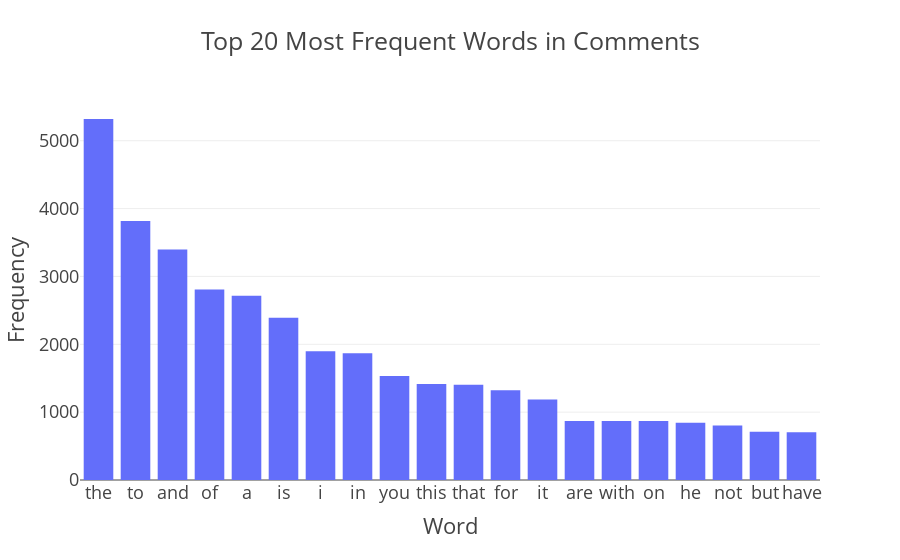

Notebook source saved alongside this figure:
### Code cell
import pandas as pd
import plotly.express as px

# Turn word frequency dict into a DataFrame
word_freq_df = pd.DataFrame(top_20_words.items(), columns=['Word', 'Count']).sort_values(by='Count', ascending=False)

# Plot
fig = px.bar(word_freq_df, x='Word', y='Count', title='Top 20 Most Frequent Words in Comments')
fig.update_layout(template='presentation', xaxis_title='Word', yaxis_title='Frequency')
fig.show()

### Figure 1 — Plotly figure (JSON) as saved in the notebook; plotly's stock layout.template omitted (floating-point values rounded to 4 significant figures)
{"data": [{"hovertemplate": "Word=%{x}<br>Count=%{y}<extra></extra>", "legendgroup": "", "marker": {"color": "#636efa", "pattern": {"shape": ""}}, "name": "", "orientation": "v", "showlegend": false, "textposition": "auto", "type": "bar", "x": ["the", "to", "and", "of", "a", "is", "i", "in", "you", "this", "that", "for", "it", "are", "with", "on", "he", "not", "but", "have"], "xaxis": "x", "y": [5320, 3817, 3398, 2808, 2715, 2391, 1897, 1868, 1531, 1415, 1405, 1324, 1186, 871, 870, 868, 843, 804, 710, 705], "yaxis": "y"}], "layout": {"autosize": true, "barmode": "relative", "legend": {"tracegroupgap": 0}, "title": {"text": "Top 20 Most Frequent Words in Comments"}, "xaxis": {"anchor": "y", "autorange": true, "domain": [0, 1], "range": [-0.5, 19.5], "title": {"text": "Word"}, "type": "category"}, "yaxis": {"anchor": "x", "autorange": true, "domain": [0, 1], "range": [0, 5600], "title": {"text": "Frequency"}, "type": "linear"}}}
